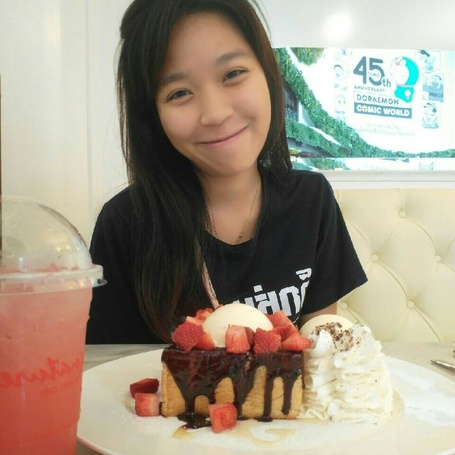
#> input picture Practical Python and OpenCV/face_detection/face_detect_1.jpg, 455 x 455 px, shrunk from 960 x 960 before the run
$ python faces_detect.py
#> lines starting #> are read from the running program, lines starting #| are printed output that depends on the picture
import cv2

class FaceDetector:
    def __init__(self):
        self.faceCascade = cv2.CascadeClassifier("haarcascade_frontalface_default.xml")

    def detect(self, image, scaleFactor = 1.1, minNeighbors = 5,minSize = (30, 30)):
        rects = self.faceCascade.detectMultiScale(image,
        scaleFactor = scaleFactor,
        minNeighbors = minNeighbors, minSize = minSize,
        flags = cv2.CASCADE_SCALE_IMAGE)
        return rects


fd = FaceDetector()

image = cv2.imread("face_detect_1.jpg")
#> image is the input picture: shape (455, 455, 3); mean B, G, R 134.1, 151.1, 162.7
gray = cv2.cvtColor(image,cv2.COLOR_BGR2GRAY)
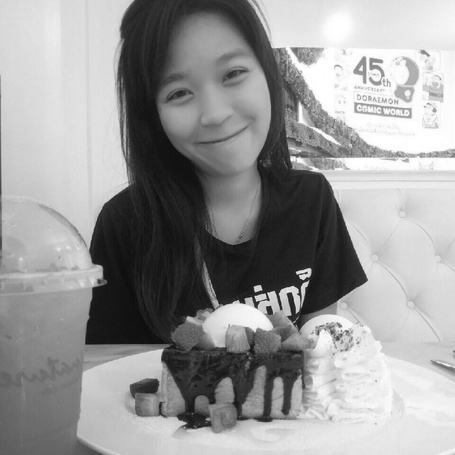
#> gray: shape (455, 455); min 10, max 255, mean 152.6

faceRects = fd.detect(gray, scaleFactor = 1.1, minNeighbors = 5,minSize = (30, 30))
#> in detect, `rects = self.faceCascade.detectMultiScale(image, scaleFactor = scaleFa..`: rects = [[135, 24, 149, 149]]
#> faceRects = [[135, 24, 149, 149]]
print("I found {} face(s)".format(len(faceRects)))
#| I found 1 face(s)

for (x, y, w, h) in faceRects:
    cv2.rectangle(image, (x, y), (x + w, y + h), (0, 255, 0), 2)
#> this loop made 1 pass
cv2.imshow("Faces", image)
cv2.waitKey(0)


image = cv2.imread("face_detect_2.jpg")
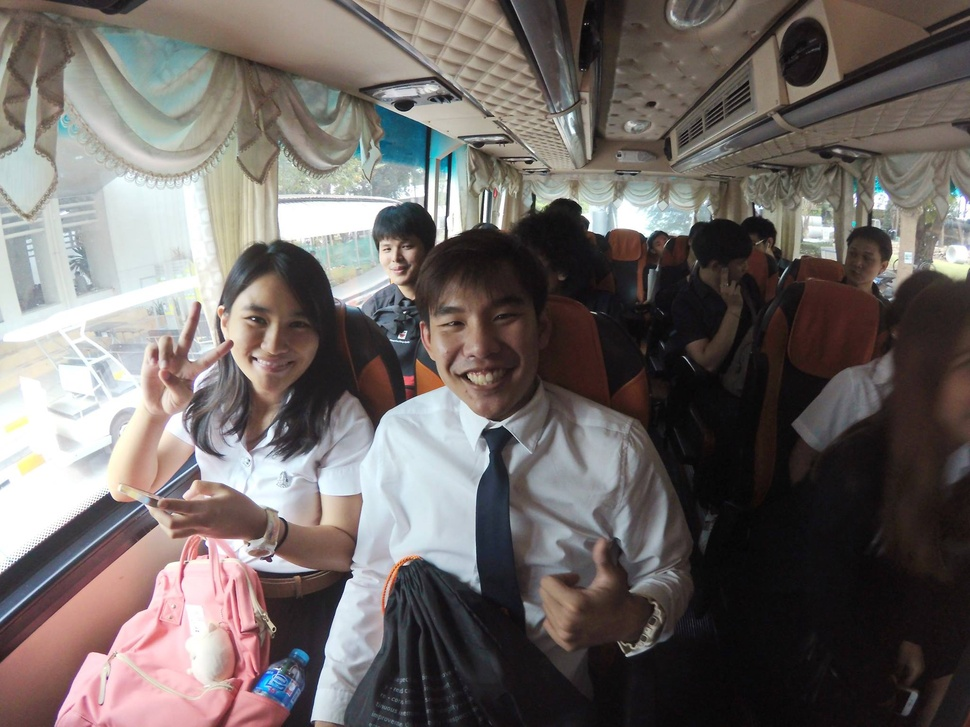
#> input picture Practical Python and OpenCV/face_detection/face_detect_2.jpg, 970 x 727 px, shrunk from 2048 x 1536 before the run
#> image is the input picture: shape (727, 970, 3); mean B, G, R 102, 104.4, 111.4
gray = cv2.cvtColor(image,cv2.COLOR_BGR2GRAY)
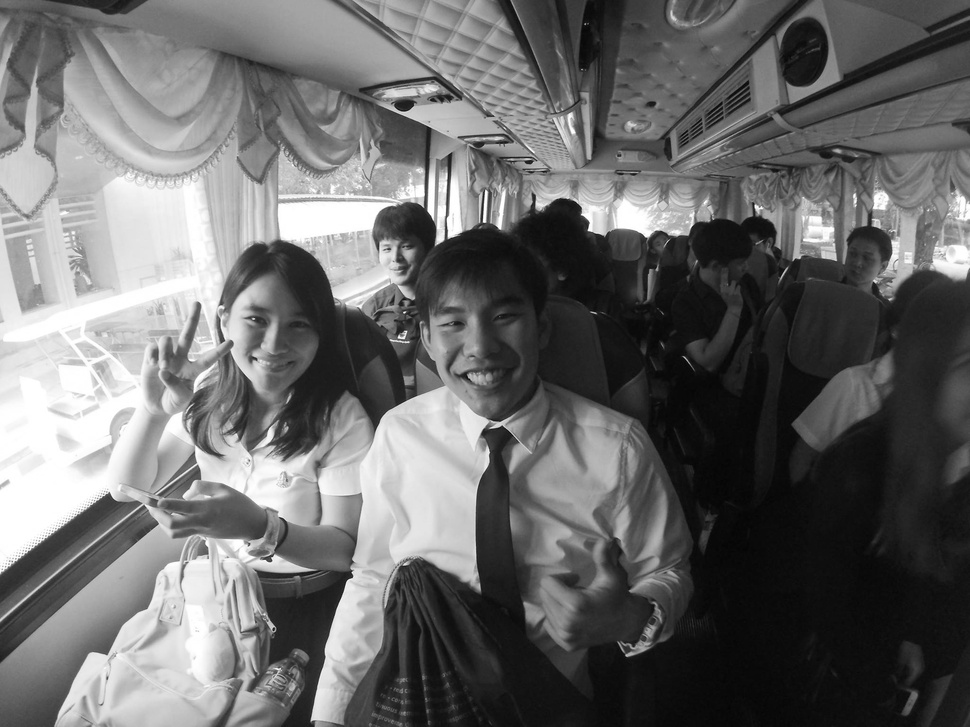
#> gray: shape (727, 970); min 1, max 255, mean 106.2

faceRects = fd.detect(gray, scaleFactor = 1.2, minNeighbors = 5, minSize = (30, 30))
#> faceRects = [[372, 229, 50, 50]]
print("I found {} face(s)".format(len(faceRects)))
#| I found 1 face(s)

for (x, y, w, h) in faceRects:
    cv2.rectangle(image, (x, y), (x + w, y + h), (0, 255, 0), 2)
#> this loop made 1 pass

cv2.imshow("Faces", image)
cv2.waitKey(0)
